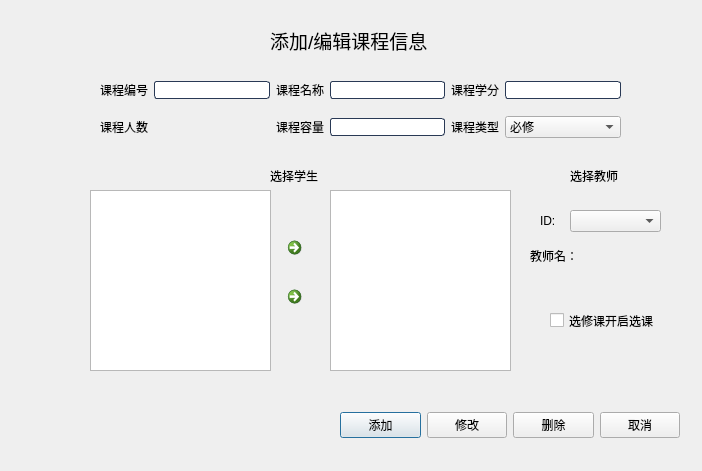
<?xml version="1.0" encoding="UTF-8"?>
<ui version="4.0">
 <class>Information_course</class>
 <widget class="QDialog" name="Information_course">
  <property name="geometry">
   <rect>
    <x>0</x>
    <y>0</y>
    <width>702</width>
    <height>471</height>
   </rect>
  </property>
  <property name="windowTitle">
   <string>课程信息</string>
  </property>
  <property name="styleSheet">
   <string notr="true">font: 25 10pt &quot;微软雅黑 Light&quot;;</string>
  </property>
  <widget class="QLabel" name="label_titile">
   <property name="geometry">
    <rect>
     <x>270</x>
     <y>20</y>
     <width>171</width>
     <height>41</height>
    </rect>
   </property>
   <property name="text">
    <string>&lt;html&gt;&lt;head/&gt;&lt;body&gt;&lt;p&gt;&lt;span style=&quot; font-size:14pt;&quot;&gt;添加/编辑课程信息&lt;/span&gt;&lt;/p&gt;&lt;/body&gt;&lt;/html&gt;</string>
   </property>
  </widget>
  <widget class="QWidget" name="gridLayoutWidget">
   <property name="geometry">
    <rect>
     <x>100</x>
     <y>70</y>
     <width>521</width>
     <height>81</height>
    </rect>
   </property>
   <layout class="QGridLayout" name="gridLayout">
    <item row="0" column="0">
     <widget class="QLabel" name="label_course_id">
      <property name="styleSheet">
       <string notr="true"/>
      </property>
      <property name="text">
       <string>课程编号</string>
      </property>
      <property name="buddy">
       <cstring>lineEdit_course_id</cstring>
      </property>
     </widget>
    </item>
    <item row="0" column="1">
     <widget class="QLineEdit" name="lineEdit_course_id">
      <property name="enabled">
       <bool>true</bool>
      </property>
      <property name="styleSheet">
       <string notr="true">QLineEdit {
    border: 1px solid rgb(41, 57, 85); 
    border-radius: 3px; 
    background: white;   
    selection-background-color: green; 
}
 
QLineEdit:hover {
    border: 1px solid blue; 
}</string>
      </property>
     </widget>
    </item>
    <item row="0" column="3">
     <widget class="QLineEdit" name="lineEdit_course_name">
      <property name="styleSheet">
       <string notr="true">QLineEdit {
    border: 1px solid rgb(41, 57, 85); 
    border-radius: 3px; 
    background: white;   
    selection-background-color: green; 
}
 
QLineEdit:hover {
    border: 1px solid blue; 
}</string>
      </property>
     </widget>
    </item>
    <item row="0" column="5">
     <widget class="QLineEdit" name="lineEdit_course_credit">
      <property name="styleSheet">
       <string notr="true">QLineEdit {
    border: 1px solid rgb(41, 57, 85); 
    border-radius: 3px; 
    background: white;   
    selection-background-color: green; 
}
 
QLineEdit:hover {
    border: 1px solid blue; 
}</string>
      </property>
     </widget>
    </item>
    <item row="1" column="0">
     <widget class="QLabel" name="label_course_num">
      <property name="text">
       <string>课程人数</string>
      </property>
     </widget>
    </item>
    <item row="0" column="4">
     <widget class="QLabel" name="label_course_credit">
      <property name="text">
       <string>课程学分</string>
      </property>
      <property name="buddy">
       <cstring>lineEdit_course_credit</cstring>
      </property>
     </widget>
    </item>
    <item row="1" column="2">
     <widget class="QLabel" name="label_course_capicity">
      <property name="text">
       <string>课程容量</string>
      </property>
      <property name="buddy">
       <cstring>lineEdit_course_capicity</cstring>
      </property>
     </widget>
    </item>
    <item row="1" column="4">
     <widget class="QLabel" name="label_course_type">
      <property name="text">
       <string>课程类型</string>
      </property>
      <property name="buddy">
       <cstring>comboBox_type</cstring>
      </property>
     </widget>
    </item>
    <item row="1" column="5">
     <widget class="QComboBox" name="comboBox_type">
      <item>
       <property name="text">
        <string>必修</string>
       </property>
      </item>
      <item>
       <property name="text">
        <string>选修</string>
       </property>
      </item>
     </widget>
    </item>
    <item row="1" column="3">
     <widget class="QLineEdit" name="lineEdit_course_capicity">
      <property name="styleSheet">
       <string notr="true">QLineEdit {
    border: 1px solid rgb(41, 57, 85); 
    border-radius: 3px; 
    background: white;   
    selection-background-color: green; 
}
 
QLineEdit:hover {
    border: 1px solid blue; 
}</string>
      </property>
     </widget>
    </item>
    <item row="0" column="2">
     <widget class="QLabel" name="label_course_name">
      <property name="text">
       <string>课程名称</string>
      </property>
      <property name="buddy">
       <cstring>lineEdit_course_name</cstring>
      </property>
     </widget>
    </item>
    <item row="1" column="1">
     <widget class="QLabel" name="label_course_student">
      <property name="text">
       <string/>
      </property>
     </widget>
    </item>
   </layout>
  </widget>
  <widget class="QWidget" name="horizontalLayoutWidget">
   <property name="geometry">
    <rect>
     <x>340</x>
     <y>400</y>
     <width>340</width>
     <height>51</height>
    </rect>
   </property>
   <layout class="QHBoxLayout" name="horizontalLayout">
    <item>
     <widget class="QPushButton" name="add_btn">
      <property name="text">
       <string>添加</string>
      </property>
     </widget>
    </item>
    <item>
     <widget class="QPushButton" name="update_btn">
      <property name="text">
       <string>修改</string>
      </property>
     </widget>
    </item>
    <item>
     <widget class="QPushButton" name="del_btn">
      <property name="text">
       <string>删除</string>
      </property>
     </widget>
    </item>
    <item>
     <widget class="QPushButton" name="cancel_btn">
      <property name="text">
       <string>取消</string>
      </property>
     </widget>
    </item>
   </layout>
  </widget>
  <widget class="QLabel" name="label_student">
   <property name="geometry">
    <rect>
     <x>270</x>
     <y>160</y>
     <width>71</width>
     <height>31</height>
    </rect>
   </property>
   <property name="styleSheet">
    <string notr="true">font: 25 11pt &quot;微软雅黑 Light&quot;;</string>
   </property>
   <property name="text">
    <string>选择学生</string>
   </property>
  </widget>
  <widget class="QLabel" name="label_teacher">
   <property name="geometry">
    <rect>
     <x>570</x>
     <y>160</y>
     <width>71</width>
     <height>31</height>
    </rect>
   </property>
   <property name="styleSheet">
    <string notr="true">font: 25 11pt &quot;微软雅黑 Light&quot;;</string>
   </property>
   <property name="text">
    <string>选择教师</string>
   </property>
  </widget>
  <widget class="QCheckBox" name="checkBox_start_course">
   <property name="geometry">
    <rect>
     <x>550</x>
     <y>310</y>
     <width>131</width>
     <height>21</height>
    </rect>
   </property>
   <property name="text">
    <string>选修课开启选课</string>
   </property>
   <property name="checked">
    <bool>false</bool>
   </property>
  </widget>
  <widget class="QComboBox" name="comboBox_teacher">
   <property name="geometry">
    <rect>
     <x>570</x>
     <y>210</y>
     <width>91</width>
     <height>22</height>
    </rect>
   </property>
  </widget>
  <widget class="QWidget" name="verticalLayoutWidget">
   <property name="geometry">
    <rect>
     <x>280</x>
     <y>230</y>
     <width>41</width>
     <height>91</height>
    </rect>
   </property>
   <layout class="QVBoxLayout" name="verticalLayout">
    <item>
     <widget class="QCommandLinkButton" name="select_student_btn">
      <property name="text">
       <string/>
      </property>
      <property name="icon">
       <iconset resource="resourse.qrc">
        <normaloff>:/image/link_l.png</normaloff>:/image/link_l.png</iconset>
      </property>
     </widget>
    </item>
    <item>
     <widget class="QCommandLinkButton" name="cancel_student_btn">
      <property name="text">
       <string/>
      </property>
      <property name="icon">
       <iconset resource="resourse.qrc">
        <normaloff>:/image/link_r.png</normaloff>:/image/link_r.png</iconset>
      </property>
     </widget>
    </item>
   </layout>
  </widget>
  <widget class="QTableView" name="tableView_student_y">
   <property name="geometry">
    <rect>
     <x>90</x>
     <y>190</y>
     <width>181</width>
     <height>181</height>
    </rect>
   </property>
   <property name="styleSheet">
    <string notr="true">QTableView:hover {
    border: 1px solid blue; 
}</string>
   </property>
   <property name="editTriggers">
    <set>QAbstractItemView::NoEditTriggers</set>
   </property>
   <property name="selectionBehavior">
    <enum>QAbstractItemView::SelectRows</enum>
   </property>
   <attribute name="horizontalHeaderVisible">
    <bool>false</bool>
   </attribute>
   <attribute name="horizontalHeaderDefaultSectionSize">
    <number>88</number>
   </attribute>
   <attribute name="horizontalHeaderStretchLastSection">
    <bool>false</bool>
   </attribute>
   <attribute name="verticalHeaderVisible">
    <bool>false</bool>
   </attribute>
   <attribute name="verticalHeaderDefaultSectionSize">
    <number>25</number>
   </attribute>
  </widget>
  <widget class="QTableView" name="tableView_student_n">
   <property name="geometry">
    <rect>
     <x>330</x>
     <y>190</y>
     <width>181</width>
     <height>181</height>
    </rect>
   </property>
   <property name="styleSheet">
    <string notr="true">QTableView:hover {
    border: 1px solid blue; 
}</string>
   </property>
   <property name="editTriggers">
    <set>QAbstractItemView::NoEditTriggers</set>
   </property>
   <property name="selectionBehavior">
    <enum>QAbstractItemView::SelectRows</enum>
   </property>
   <attribute name="horizontalHeaderVisible">
    <bool>false</bool>
   </attribute>
   <attribute name="horizontalHeaderDefaultSectionSize">
    <number>88</number>
   </attribute>
   <attribute name="horizontalHeaderStretchLastSection">
    <bool>false</bool>
   </attribute>
   <attribute name="verticalHeaderVisible">
    <bool>false</bool>
   </attribute>
   <attribute name="verticalHeaderDefaultSectionSize">
    <number>25</number>
   </attribute>
  </widget>
  <widget class="QLabel" name="label_teacher_2">
   <property name="geometry">
    <rect>
     <x>530</x>
     <y>240</y>
     <width>61</width>
     <height>31</height>
    </rect>
   </property>
   <property name="text">
    <string>教师名：</string>
   </property>
  </widget>
  <widget class="QLabel" name="label_teacher_name">
   <property name="geometry">
    <rect>
     <x>590</x>
     <y>240</y>
     <width>61</width>
     <height>31</height>
    </rect>
   </property>
   <property name="text">
    <string/>
   </property>
  </widget>
  <widget class="QLabel" name="label">
   <property name="geometry">
    <rect>
     <x>540</x>
     <y>210</y>
     <width>21</width>
     <height>21</height>
    </rect>
   </property>
   <property name="text">
    <string>ID:</string>
   </property>
  </widget>
 </widget>
 <resources>
  <include location="resourse.qrc"/>
 </resources>
 <connections/>
</ui>
